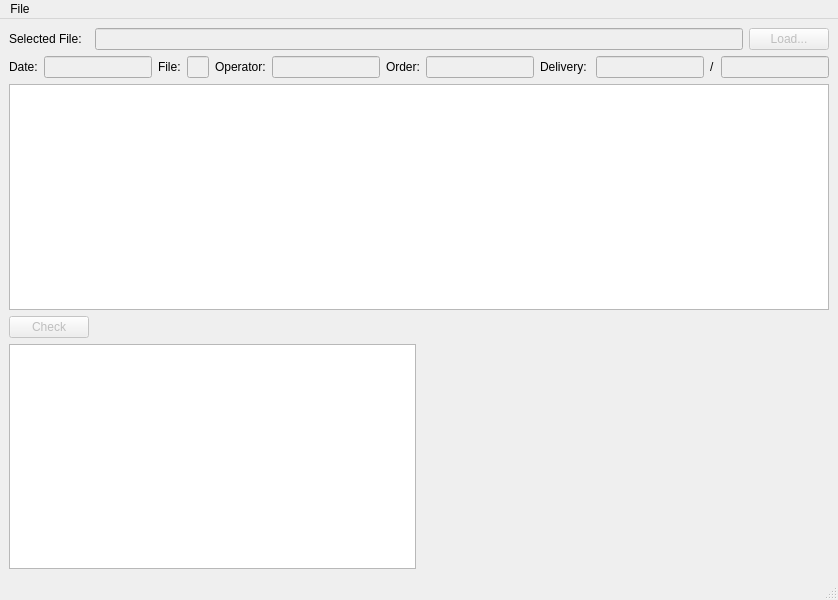
<?xml version="1.0" encoding="UTF-8"?>
<ui version="4.0">
 <class>MainWindow</class>
 <widget class="QMainWindow" name="MainWindow">
  <property name="geometry">
   <rect>
    <x>0</x>
    <y>0</y>
    <width>800</width>
    <height>600</height>
   </rect>
  </property>
  <property name="windowTitle">
   <string>MainWindow</string>
  </property>
  <widget class="QWidget" name="centralwidget">
   <layout class="QGridLayout" name="gridLayout">
    <item row="1" column="0" colspan="3">
     <layout class="QHBoxLayout" name="horizontalLayout">
      <item>
       <widget class="QLabel" name="label_2">
        <property name="text">
         <string>Date:</string>
        </property>
       </widget>
      </item>
      <item>
       <widget class="QLineEdit" name="dateLine">
        <property name="enabled">
         <bool>false</bool>
        </property>
        <property name="sizePolicy">
         <sizepolicy hsizetype="Fixed" vsizetype="Fixed">
          <horstretch>0</horstretch>
          <verstretch>0</verstretch>
         </sizepolicy>
        </property>
       </widget>
      </item>
      <item>
       <widget class="QLabel" name="label_3">
        <property name="text">
         <string>File:</string>
        </property>
       </widget>
      </item>
      <item>
       <widget class="QLineEdit" name="fileLine">
        <property name="enabled">
         <bool>false</bool>
        </property>
       </widget>
      </item>
      <item>
       <widget class="QLabel" name="label_4">
        <property name="text">
         <string>Operator:</string>
        </property>
       </widget>
      </item>
      <item>
       <widget class="QLineEdit" name="operatorLine">
        <property name="enabled">
         <bool>false</bool>
        </property>
        <property name="sizePolicy">
         <sizepolicy hsizetype="Fixed" vsizetype="Fixed">
          <horstretch>0</horstretch>
          <verstretch>0</verstretch>
         </sizepolicy>
        </property>
       </widget>
      </item>
      <item>
       <widget class="QLabel" name="label_5">
        <property name="text">
         <string>Order:</string>
        </property>
       </widget>
      </item>
      <item>
       <widget class="QLineEdit" name="orderLine">
        <property name="enabled">
         <bool>false</bool>
        </property>
        <property name="sizePolicy">
         <sizepolicy hsizetype="Fixed" vsizetype="Fixed">
          <horstretch>0</horstretch>
          <verstretch>0</verstretch>
         </sizepolicy>
        </property>
       </widget>
      </item>
      <item>
       <widget class="QLabel" name="label_6">
        <property name="text">
         <string>Delivery: </string>
        </property>
       </widget>
      </item>
      <item>
       <widget class="QLineEdit" name="deliveryLine">
        <property name="enabled">
         <bool>false</bool>
        </property>
        <property name="sizePolicy">
         <sizepolicy hsizetype="Fixed" vsizetype="Fixed">
          <horstretch>0</horstretch>
          <verstretch>0</verstretch>
         </sizepolicy>
        </property>
       </widget>
      </item>
      <item>
       <widget class="QLabel" name="label_7">
        <property name="text">
         <string>/</string>
        </property>
       </widget>
      </item>
      <item>
       <widget class="QLineEdit" name="deliveryposLine">
        <property name="enabled">
         <bool>false</bool>
        </property>
        <property name="sizePolicy">
         <sizepolicy hsizetype="Fixed" vsizetype="Fixed">
          <horstretch>0</horstretch>
          <verstretch>0</verstretch>
         </sizepolicy>
        </property>
       </widget>
      </item>
     </layout>
    </item>
    <item row="0" column="0">
     <widget class="QLabel" name="label">
      <property name="text">
       <string>Selected File:</string>
      </property>
     </widget>
    </item>
    <item row="0" column="2">
     <widget class="QPushButton" name="loadButton">
      <property name="enabled">
       <bool>false</bool>
      </property>
      <property name="mouseTracking">
       <bool>true</bool>
      </property>
      <property name="text">
       <string>Load...</string>
      </property>
     </widget>
    </item>
    <item row="0" column="1">
     <widget class="QLineEdit" name="fileLineEdit">
      <property name="enabled">
       <bool>false</bool>
      </property>
     </widget>
    </item>
    <item row="6" column="0" colspan="3">
     <widget class="QTableView" name="tableView">
      <property name="sizePolicy">
       <sizepolicy hsizetype="Expanding" vsizetype="Expanding">
        <horstretch>0</horstretch>
        <verstretch>0</verstretch>
       </sizepolicy>
      </property>
      <property name="selectionMode">
       <enum>QAbstractItemView::MultiSelection</enum>
      </property>
      <property name="selectionBehavior">
       <enum>QAbstractItemView::SelectRows</enum>
      </property>
     </widget>
    </item>
    <item row="7" column="0">
     <widget class="QPushButton" name="checkButton">
      <property name="enabled">
       <bool>false</bool>
      </property>
      <property name="sizePolicy">
       <sizepolicy hsizetype="Fixed" vsizetype="Fixed">
        <horstretch>0</horstretch>
        <verstretch>0</verstretch>
       </sizepolicy>
      </property>
      <property name="text">
       <string>Check</string>
      </property>
     </widget>
    </item>
    <item row="8" column="0" colspan="3">
     <layout class="QHBoxLayout" name="horizontalLayout_2">
      <item>
       <widget class="QTableView" name="tableView_2">
        <property name="selectionBehavior">
         <enum>QAbstractItemView::SelectRows</enum>
        </property>
       </widget>
      </item>
      <item>
       <widget class="QWidget" name="diagram" native="true">
        <property name="sizePolicy">
         <sizepolicy hsizetype="Expanding" vsizetype="Preferred">
          <horstretch>0</horstretch>
          <verstretch>0</verstretch>
         </sizepolicy>
        </property>
       </widget>
      </item>
     </layout>
    </item>
   </layout>
  </widget>
  <widget class="QMenuBar" name="menubar">
   <property name="geometry">
    <rect>
     <x>0</x>
     <y>0</y>
     <width>800</width>
     <height>17</height>
    </rect>
   </property>
   <widget class="QMenu" name="menuFile">
    <property name="title">
     <string>File</string>
    </property>
    <addaction name="actionOpenFile"/>
    <addaction name="separator"/>
    <addaction name="settings_action"/>
   </widget>
   <addaction name="menuFile"/>
  </widget>
  <widget class="QStatusBar" name="statusbar"/>
  <action name="actionOpenFile">
   <property name="text">
    <string>Open File</string>
   </property>
  </action>
  <action name="settings_action">
   <property name="text">
    <string>Settings</string>
   </property>
  </action>
 </widget>
 <resources/>
 <connections/>
</ui>
